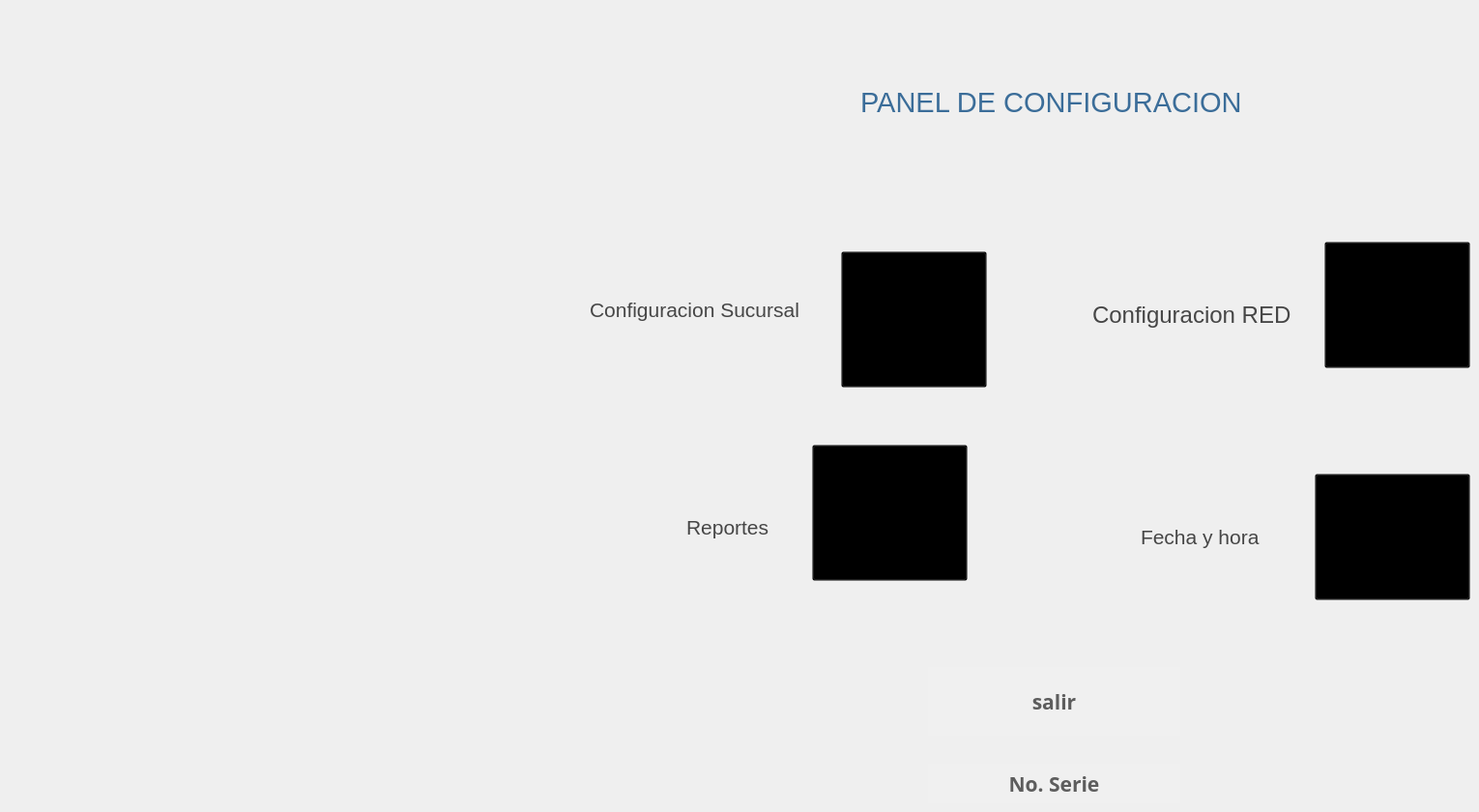
   <widget class="QWidget" name="page_18">
    <widget class="QLabel" name="ltime_28">
     <property name="geometry">
      <rect>
       <x>710</x>
       <y>530</y>
       <width>141</width>
       <height>31</height>
      </rect>
     </property>
     <property name="font">
      <font>
       <family>Segoe UI</family>
       <pointsize>16</pointsize>
       <weight>50</weight>
       <italic>false</italic>
       <bold>false</bold>
      </font>
     </property>
     <property name="styleSheet">
      <string notr="true">background-color:transparent;
color:rgb(70, 70, 70)
</string>
     </property>
     <property name="text">
      <string>Reportes</string>
     </property>
    </widget>
    <widget class="QPushButton" name="breporte">
     <property name="geometry">
      <rect>
       <x>840</x>
       <y>460</y>
       <width>161</width>
       <height>141</height>
      </rect>
     </property>
     <property name="font">
      <font>
       <family>Sans Serif</family>
       <weight>75</weight>
       <italic>false</italic>
       <bold>true</bold>
      </font>
     </property>
     <property name="styleSheet">
      <string notr="true">background-color:transparent;
color:BLAcK;;
</string>
     </property>
     <property name="text">
      <string/>
     </property>
     <property name="icon">
      <iconset>
       <normaloff>../../iconos/pencil-and-filled-paper-sheet.png</normaloff>../../iconos/pencil-and-filled-paper-sheet.png</iconset>
     </property>
     <property name="iconSize">
      <size>
       <width>128</width>
       <height>128</height>
      </size>
     </property>
    </widget>
    <widget class="QPushButton" name="bhora">
     <property name="geometry">
      <rect>
       <x>1360</x>
       <y>490</y>
       <width>161</width>
       <height>131</height>
      </rect>
     </property>
     <property name="font">
      <font>
       <family>Sans Serif</family>
       <weight>75</weight>
       <italic>false</italic>
       <bold>true</bold>
      </font>
     </property>
     <property name="styleSheet">
      <string notr="true">background-color:transparent;
color:BLAcK;;
</string>
     </property>
     <property name="text">
      <string/>
     </property>
     <property name="icon">
      <iconset>
       <normaloff>../../iconos/clock.png</normaloff>../../iconos/clock.png</iconset>
     </property>
     <property name="iconSize">
      <size>
       <width>128</width>
       <height>128</height>
      </size>
     </property>
    </widget>
    <widget class="QPushButton" name="bnoserie_2">
     <property name="geometry">
      <rect>
       <x>960</x>
       <y>790</y>
       <width>261</width>
       <height>41</height>
      </rect>
     </property>
     <property name="font">
      <font>
       <family>Ubuntu Mono</family>
       <pointsize>16</pointsize>
       <weight>75</weight>
       <italic>false</italic>
       <bold>true</bold>
       <underline>false</underline>
      </font>
     </property>
     <property name="toolTip">
      <string>Ayuda</string>
     </property>
     <property name="toolTipDuration">
      <number>3</number>
     </property>
     <property name="whatsThis">
      <string extracomment="help"/>
     </property>
     <property name="styleSheet">
      <string notr="true">background-color:rgb(240, 240, 240);
color:rgb(93, 93, 93);
border-radius:80%</string>
     </property>
     <property name="text">
      <string>No. Serie</string>
     </property>
     <property name="icon">
      <iconset>
       <normaloff>../../../../../../cajsSATELITE/eum/app/cajeroF/iconos/fl.png</normaloff>../../../../../../cajsSATELITE/eum/app/cajeroF/iconos/fl.png</iconset>
     </property>
     <property name="iconSize">
      <size>
       <width>40</width>
       <height>40</height>
      </size>
     </property>
    </widget>
    <widget class="QLabel" name="ltime_5">
     <property name="geometry">
      <rect>
       <x>1130</x>
       <y>310</y>
       <width>261</width>
       <height>31</height>
      </rect>
     </property>
     <property name="font">
      <font>
       <family>Segoe UI</family>
       <pointsize>18</pointsize>
       <weight>50</weight>
       <italic>false</italic>
       <bold>false</bold>
      </font>
     </property>
     <property name="styleSheet">
      <string notr="true">background-color:transparent;
color:rgb(70, 70, 70)
</string>
     </property>
     <property name="text">
      <string>Configuracion RED</string>
     </property>
    </widget>
    <widget class="QPushButton" name="bsalirConfig">
     <property name="geometry">
      <rect>
       <x>960</x>
       <y>690</y>
       <width>261</width>
       <height>71</height>
      </rect>
     </property>
     <property name="font">
      <font>
       <family>Ubuntu Mono</family>
       <pointsize>16</pointsize>
       <weight>75</weight>
       <italic>false</italic>
       <bold>true</bold>
       <underline>false</underline>
      </font>
     </property>
     <property name="toolTip">
      <string>Ayuda</string>
     </property>
     <property name="toolTipDuration">
      <number>3</number>
     </property>
     <property name="whatsThis">
      <string extracomment="help"/>
     </property>
     <property name="styleSheet">
      <string notr="true">background-color:rgb(240, 240, 240);
color:rgb(93, 93, 93);
border-radius:80%</string>
     </property>
     <property name="text">
      <string>salir</string>
     </property>
     <property name="icon">
      <iconset>
       <normaloff>../../../../../../cajsSATELITE/eum/app/cajeroF/iconos/fb5.png</normaloff>../../../../../../cajsSATELITE/eum/app/cajeroF/iconos/fb5.png</iconset>
     </property>
     <property name="iconSize">
      <size>
       <width>40</width>
       <height>40</height>
      </size>
     </property>
    </widget>
    <widget class="QPushButton" name="bsucursal">
     <property name="geometry">
      <rect>
       <x>870</x>
       <y>260</y>
       <width>151</width>
       <height>141</height>
      </rect>
     </property>
     <property name="font">
      <font>
       <family>Sans Serif</family>
       <weight>75</weight>
       <italic>false</italic>
       <bold>true</bold>
      </font>
     </property>
     <property name="layoutDirection">
      <enum>Qt::RightToLeft</enum>
     </property>
     <property name="styleSheet">
      <string notr="true">background-color:transparent;
color:BLAcK;;
</string>
     </property>
     <property name="text">
      <string/>
     </property>
     <property name="icon">
      <iconset>
       <normaloff>../../iconos/config.png</normaloff>../../iconos/config.png</iconset>
     </property>
     <property name="iconSize">
      <size>
       <width>150</width>
       <height>150</height>
      </size>
     </property>
    </widget>
    <widget class="QPushButton" name="bred">
     <property name="geometry">
      <rect>
       <x>1370</x>
       <y>250</y>
       <width>151</width>
       <height>131</height>
      </rect>
     </property>
     <property name="font">
      <font>
       <family>Sans Serif</family>
       <weight>75</weight>
       <italic>false</italic>
       <bold>true</bold>
      </font>
     </property>
     <property name="styleSheet">
      <string notr="true">background-color:transparent;
color:BLAcK;;
</string>
     </property>
     <property name="text">
      <string/>
     </property>
     <property name="icon">
      <iconset>
       <normaloff>../../iconos/ethernet.png</normaloff>../../iconos/ethernet.png</iconset>
     </property>
     <property name="iconSize">
      <size>
       <width>150</width>
       <height>150</height>
      </size>
     </property>
     <property name="default">
      <bool>false</bool>
     </property>
     <property name="flat">
      <bool>false</bool>
     </property>
    </widget>
    <widget class="QLabel" name="ltime_6">
     <property name="geometry">
      <rect>
       <x>1180</x>
       <y>530</y>
       <width>201</width>
       <height>51</height>
      </rect>
     </property>
     <property name="font">
      <font>
       <family>Segoe UI</family>
       <pointsize>16</pointsize>
       <weight>50</weight>
       <italic>false</italic>
       <bold>false</bold>
      </font>
     </property>
     <property name="styleSheet">
      <string notr="true">background-color:transparent;
color:rgb(70, 70, 70)
</string>
     </property>
     <property name="text">
      <string>Fecha y hora</string>
     </property>
    </widget>
    <widget class="QLabel" name="ltime_29">
     <property name="geometry">
      <rect>
       <x>610</x>
       <y>300</y>
       <width>251</width>
       <height>41</height>
      </rect>
     </property>
     <property name="font">
      <font>
       <family>Segoe UI</family>
       <pointsize>16</pointsize>
       <weight>50</weight>
       <italic>false</italic>
       <bold>false</bold>
      </font>
     </property>
     <property name="styleSheet">
      <string notr="true">background-color:transparent;
color:rgb(70, 70, 70)
</string>
     </property>
     <property name="text">
      <string>Configuracion Sucursal</string>
     </property>
    </widget>
    <widget class="QLabel" name="ltime_32">
     <property name="geometry">
      <rect>
       <x>890</x>
       <y>90</y>
       <width>491</width>
       <height>31</height>
      </rect>
     </property>
     <property name="font">
      <font>
       <family>Segoe UI</family>
       <pointsize>22</pointsize>
       <weight>50</weight>
       <italic>false</italic>
       <bold>false</bold>
      </font>
     </property>
     <property name="styleSheet">
      <string notr="true">background-color:transparent;
color:rgb(59, 109, 153);

</string>
     </property>
     <property name="text">
      <string>PANEL DE CONFIGURACION</string>
     </property>
    </widget>
   </widget>
